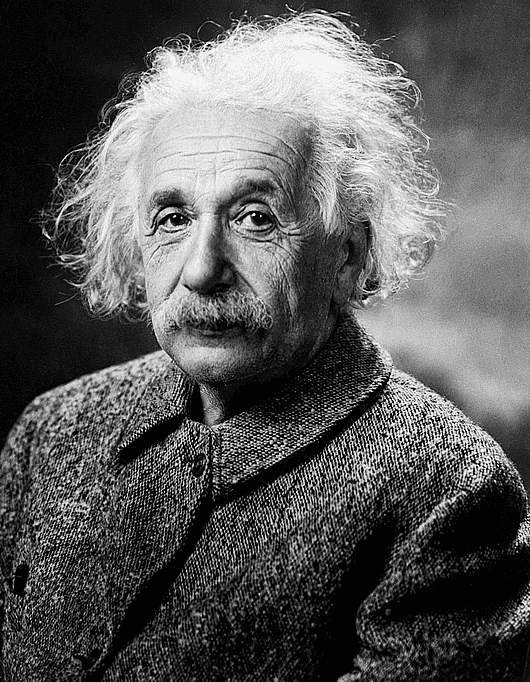
#> input picture Problem Sets/PS8/Einstein.png, 530 x 682 px, found by its file name
$ python FilterIllusion.py
#> lines starting #> are read from the running program, lines starting #| are printed output that depends on the picture
from matplotlib.image import imread
from matplotlib import pyplot as plt
import numpy as np

einstein = imread("/Users/ssiegel/Library/CloudStorage/Box-Box/2023/phys290/Problem Sets/PS8/Einstein.png")
#> einstein is the input picture: shape (682, 530) float32; min 0, max 1, mean 0.347
curie = imread("/Users/ssiegel/Library/CloudStorage/Box-Box/2023/phys290/Problem Sets/PS8/Curie.png")[:,:,0]
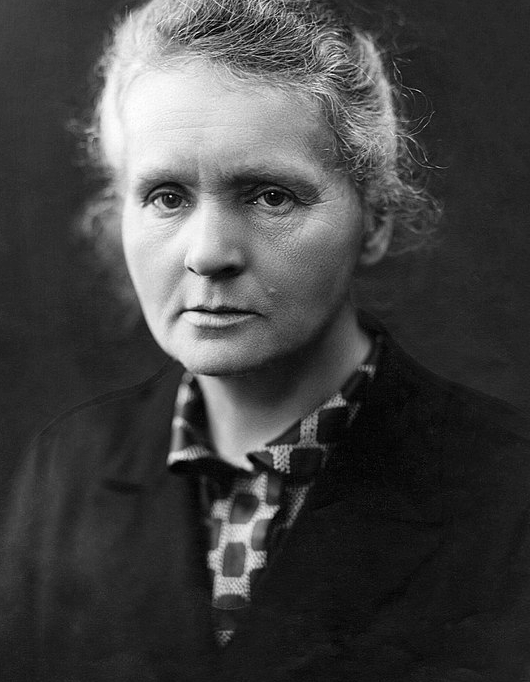
#> input picture Problem Sets/PS8/Curie.png, 530 x 682 px, found by its file name
#> curie: shape (682, 530) float32; min 0, max 1, mean 0.263

def image_fft(Image, shift=False):
    # take the fourier transform of the image
#> called with shift = False
    image_spectrum = (np.fft.fft2(Image))
    if shift:
        image_spectrum = np.fft.fftshift(image_spectrum)
    fx = np.fft.fftfreq(Image.shape[1])
    fy = np.fft.fftfreq(Image.shape[0])
    return image_spectrum, fx, fy

def image_ifft(Image):
    # take the inverse fourier transform of the image
    image_spectrum = np.fft.ifft2(Image).real
    return image_spectrum

def normalize_image(Image):
    # normalize the image
    Image = Image - np.min(Image)
    Image = Image/np.max(Image)
    return Image

def power_spectrum(Image):
    # calculate the power spectrum of the image
    Image = (np.abs(Image))**2
    return 10*np.log(Image)

def display_spectrum(Image):
    to_display = power_spectrum(Image/np.max(Image))
    plt.imshow(to_display, cmap='gray')
    plt.colorbar()
    plt.show()

def LogisticFn(x, x0, w):
    return 1./(1.+np.exp(-(x-x0)/w))

def filter(Image, threshold=0.04, high_pass=True):
    # create a high pass filter/low pass filter
    Image, fx, fy = image_fft(Image)
#> fx = 530 values, max 0.498 at index 264, min -0.5 at index 265, mean -0.000943; fy = 682 values, max 0.499 at index 340, min -0.5 at index 341, mean -0.000733
    kx, ky = np.meshgrid(fx, fy)
    Kmag = np.sqrt(kx**2 + ky**2)
    print(Kmag.shape)
#| (682, 530)
    cutoff = threshold*np.max(Kmag)
#> cutoff = 0.0283
    if high_pass:
        Image = Image*(LogisticFn(Kmag, cutoff, 0.01))
#> in LogisticFn, `return 1./(1.+np.exp(-(x-x0)/w))`:
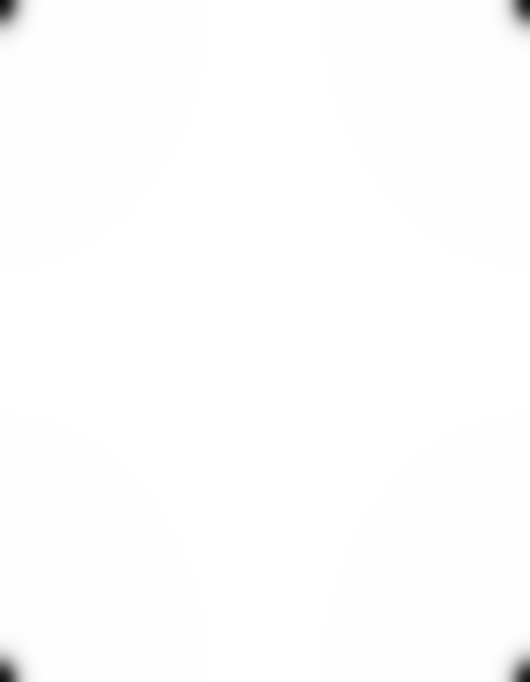
#> returned value: shape (682, 530) float64; min 0.0558, max 1, mean 0.996
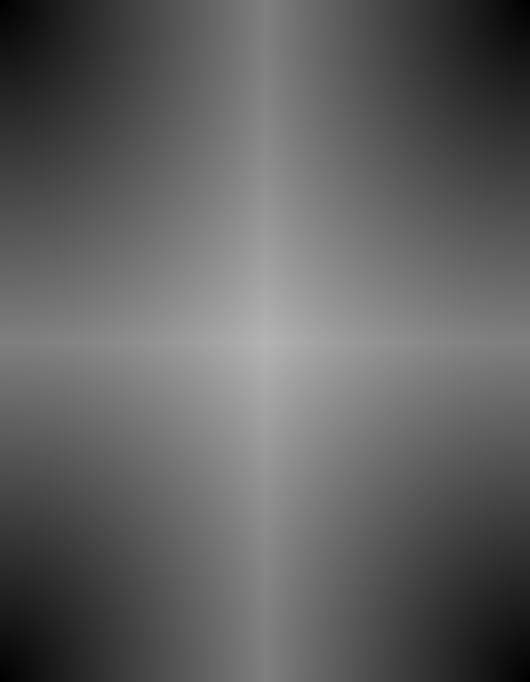
#> Kmag: shape (682, 530) float64; min 0, max 0.707, mean 0.383
    else:
        Image = Image*(1-LogisticFn(Kmag, cutoff, 0.01))
    Image = image_ifft(Image)
#> in image_ifft, `image_spectrum = np.fft.ifft2(Image).real`:
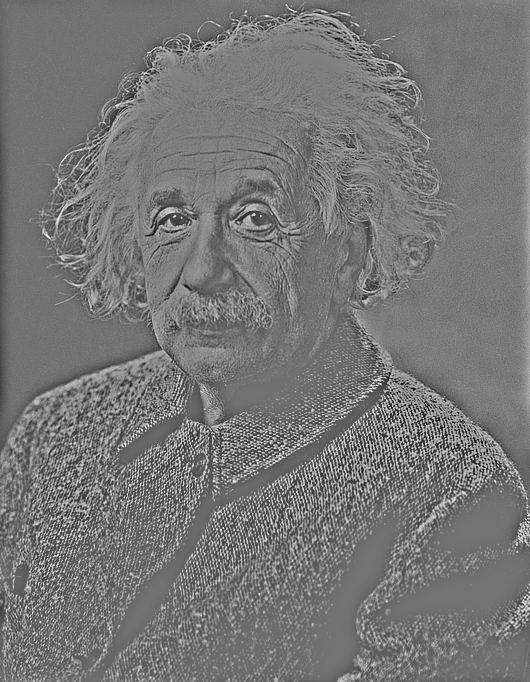
#> image_spectrum: shape (682, 530) float64; min -0.713, max 0.856, mean 0.0194; drawn with min black and max white
    Image = normalize_image(Image)
    return Image

filtered_einstein = filter(einstein)
filtered_curie = filter(curie, high_pass=False)
#| (682, 530)
#> in image_ifft (call 2), `image_spectrum = np.fft.ifft2(Image).real`:
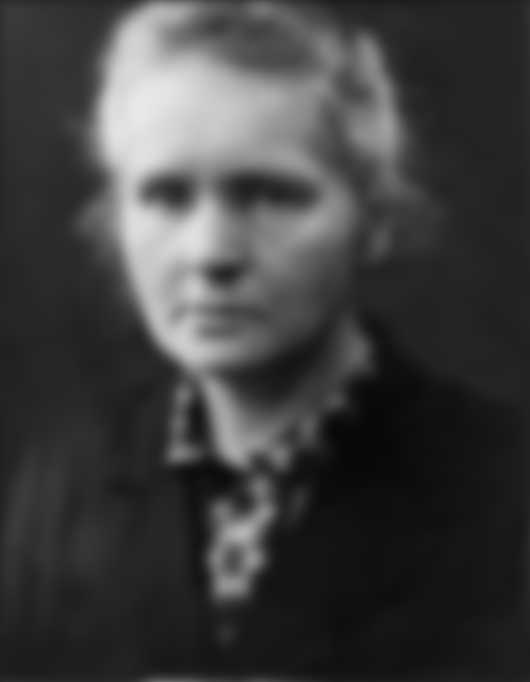
#> image_spectrum: shape (682, 530) float64; min 0.0321, max 0.913, mean 0.248

# I ended up using a 60/40 split of the two images because I thought it made it easier to see Einstein.
merged_image = .6*filtered_einstein + .4*filtered_curie
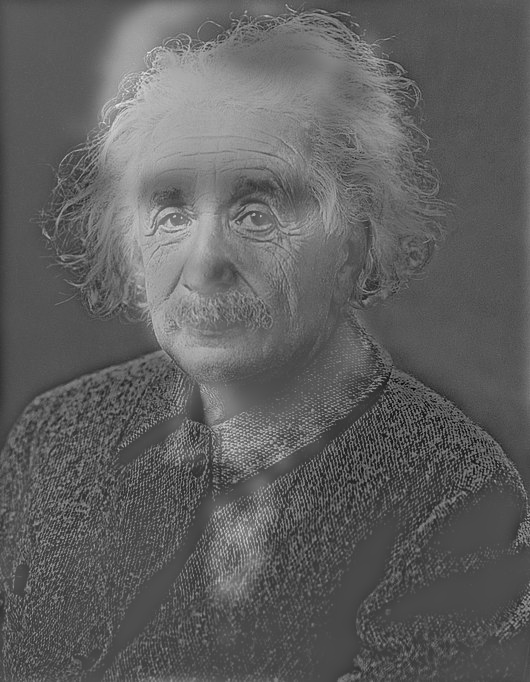
#> merged_image: shape (682, 530) float64; min 0.0335, max 0.913, mean 0.378

fig, ax = plt.subplots(1,3, figsize=(15,5), dpi=100)
ax[0].imshow(einstein, cmap='gray')
ax[0].set_title('Original Einstein')
ax[1].imshow(curie, cmap='gray')
ax[1].set_title('Original Curie')
ax[2].imshow(merged_image, cmap='gray')
ax[2].set_title('Merged Image')
plt.savefig('/Users/ssiegel/Library/CloudStorage/Box-Box/2023/phys290/Problem Sets/PS8/FilterIllusion.png')
plt.show()
